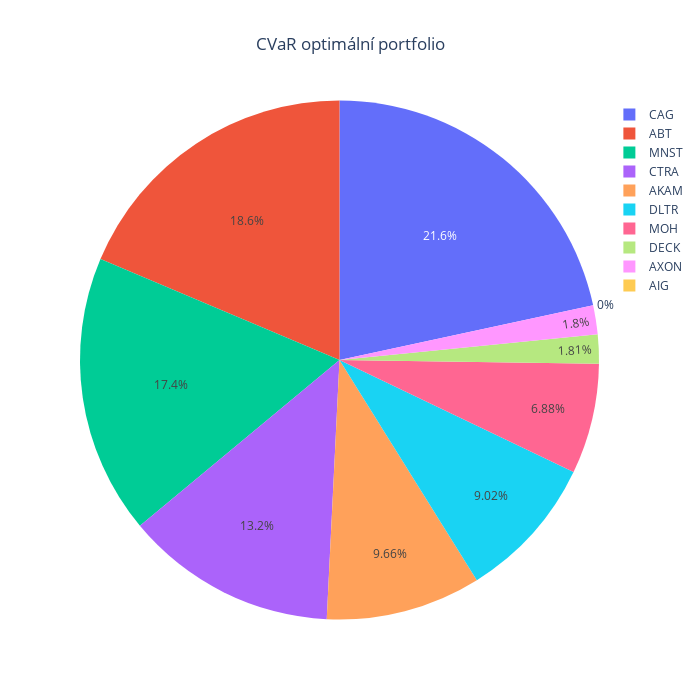

Notebook cell for this chart:
### Code cell
weightsMinCVaR = CVaROptimizationMinCVAR(prices= prices, alpha = 0.05)
weightsPlot(weightsMinCVaR, title = "CVaR optimální portfolio")

### Figure 1 — Plotly figure (JSON) as saved in the notebook; plotly's stock layout.template omitted (floating-point values rounded to 4 significant figures)
{"data": [{"labels": ["ABT", "AIG", "AKAM", "AXON", "CAG", "CTRA", "DECK", "DLTR", "MNST", "MOH"], "type": "pie", "values": [0.1864, 0, 0.0966, 0.01799, 0.2161, 0.1318, 0.01813, 0.09016, 0.174, 0.06881]}], "layout": {"height": 700, "title": {"text": "CVaR optimální portfolio", "x": 0.5}, "width": 700}}
